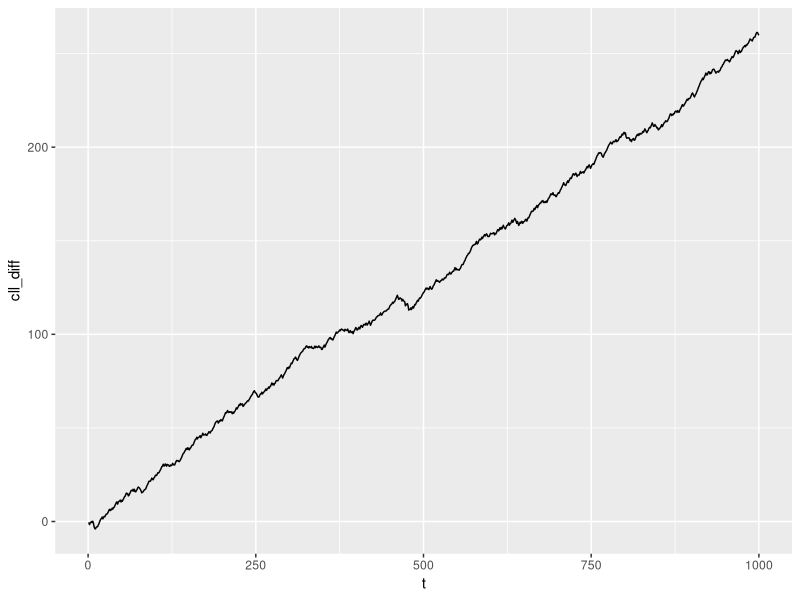

Reproduce this figure in R.
## model
#   SV
#   y(t) = a+exp(x(t)/2)*v(t)
#   x(t) = a.v + b.v*x(t-1) + s.v*w(t)
#
#   v(t) ~ N(0,1)
#   w(t) ~ N(0,1)
#   x(0) ~ N(0,100)
#
#   PRIOR ON alpha,beta,tau2
## packages
library(tidyverse)
## functions
SVPFfun<-function(data,N,m0,C0,a,a.v,b.v,s.v,r){
  if(missing(r)){r=2}else{}
  xs<-NULL
  ws<-NULL
  ess<-NULL
  x  = rnorm(N,m0,sqrt(C0))
  w  = rep(1/N,N)
  
  for(t in 1:length(data)){
    
    x<-rnorm(N,a.v+b.v*x,s.v)
    xp.1<-x
    w1<-w*dnorm(data[t],a,exp(x/2))
    
    w = w1/sum(w1)
    ESS  = 1/sum(w^2)
    
    if(ESS<(N/r)){
      index<-sample(N,size=N,replace=T,prob=w)
      x<-x[index]
      w<-rep(1/N,N)
    }else{}
    
    xs = rbind(xs,x)
    ws = rbind(ws,w)
    ess =rbind(ess,ESS)
  }
  return(list(xs=xs,ws=ws,ess=ess,xp.1=xp.1))
}
# SVPFfun.f<-function(data,N,m0,C0,a,a.v,b.v,s.v,r){
#   if(missing(r)){r=2}else{}
#   xs<-NULL
#   xf<-NULL
#   ws<-NULL
#   ess<-NULL
#   x  = rnorm(N,m0,sqrt(C0))
#   w  = rep(1/N,N)
#   
#   for(t in 1:length(data)){
#     
#     x<-rnorm(N,a.v+b.v*x,s.v)
#     x.f1<-x
#     w1<-w*dnorm(data[t],a,exp(x/2))
#     x.f<-rnorm(N,a.v+b.v*x,s.v)
#     w = w1/sum(w1)
#     ESS  = 1/sum(w^2)
#     
#     if(ESS<(N/r)){
#       index<-sample(N,size=N,replace=T,prob=w)
#       x<-x[index]
#       w<-rep(1/N,N)
#     }else{}
#     
#     xs = rbind(xs,x)
#     xs.f = rbind(xs.f,x.f) 
#     ws = rbind(ws,w)
#     ess =rbind(ess,ESS)
#   }
#   return(list(xs=xs,xs.f=xs.f,ws=ws,ess=ess,x.f1=x.f1))
# }
## data
# y<-as.matrix(read.csv("sp500_17-21.csv", header=F))
y<-as.matrix(rnorm(1000,mean=1,sd=1)) #test

n<-dim(y)[1]

# find parameters for constant and stochastic vol models
mean=sum(y)/n
res<-(y-mean)^2
lres<-log(res)
l.lres<-c(NA,lres[1:n-1,1])
resdf=data.frame(lres,l.lres)
colnames(resdf)=c("lres","l.lres")
lm_res<-lm(lres~1+l.lres,data=resdf)
c_res<-lm_res[[1]]
sigma_res<-sqrt(mean(summary(lm_res)$residuals^2))
meansq_res<-sqrt(sum(res)/n)

a<-mean
s<-meansq_res

a.v<-c_res[1]
b.v<-c_res[2]
s.v<-sigma_res

m0=0
C0=100
# calculate cumulative marginal likelihood
# CV model
l_cv<-dnorm(y,a,s)
ll_cv<-log(l_cv)
cll_cv<-ll_cv
for (i in 2:n){
  cll_cv[i]=ll_cv[i]+cll_cv[i-1]
}
# SV model
N=1000
pf<-SVPFfun(data=y,N=N,m0=m0,C0=C0,a=a,a.v=a.v,b.v=b.v,s.v=s.v,r=4)
xs<-pf$xs
ws<-pf$ws
# make particles for predictive state distribution
xp<-xs
xp[1:N,1]<-pf$xp.1
for (i in 2:n){
  xp[1:N,i]=rnorm(N,a.v+b.v*xs[1:N,i-1],s.v)
}
wp<-ws
wp[1:N,1]=1/N
wp[1:N,2:n]=ws[1:N,1:n-1]
l_sv<-matrix(0,n,1)
for (i in 1:n){
  for (j in 1:N){
  l_sv[i]=l_sv[i]+dnorm(y[i],a,exp(xp[i,j]/2))*wp[i,j]
  }
}
ll_sv<-log(l_sv)
cll_sv<-ll_sv
for (i in 2:n){
  cll_sv[i]=ll_sv[i]+cll_sv[i-1]
}
# Difference
cll_diff=cll_cv-cll_sv
ll_diff=ll_cv-ll_sv
cll_diff.df=data.frame(1:n,cll_diff)
colnames(cll_diff.df)<-c('t','cll_diff')
ggplot(data = cll_diff.df, aes(x = t, y = cll_diff))+geom_line()
